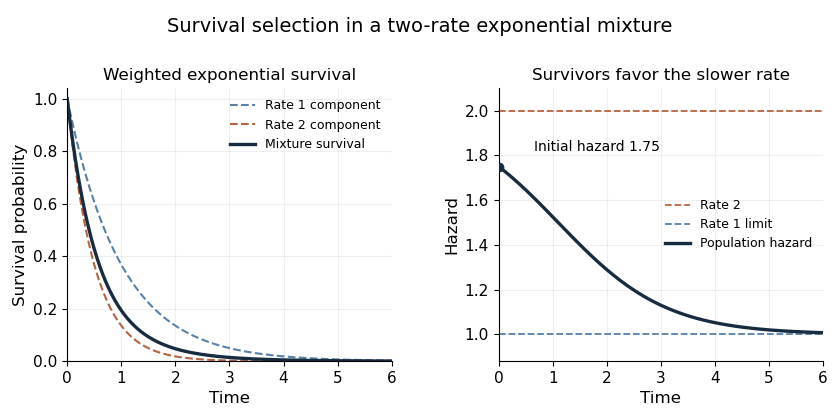

Generate this figure with Python:
"""Render the exponential-mixture example to a PNG basename in cwd.

Tested with Python 3.14.4, NumPy 2.3.5 and Matplotlib 3.10.7.
The caller owns MPLCONFIGDIR; this script does not change it.
"""
import numpy as np
import matplotlib

matplotlib.use("Agg")
import matplotlib.pyplot as plt

t = np.linspace(0.0, 6.0, 601)
slow = np.exp(-t)
fast = np.exp(-2.0 * t)
survival = 0.25 * slow + 0.75 * fast
hazard = (slow + 6.0 * fast) / (slow + 3.0 * fast)

with plt.rc_context({"font.size": 11, "axes.labelsize": 12, "axes.titlesize": 12}):
    fig, axes = plt.subplots(1, 2, figsize=(8.4, 4.2), dpi=100, facecolor="white")
    fig.suptitle("Survival selection in a two-rate exponential mixture", fontsize=14, y=0.96)
    ax = axes[0]
    ax.plot(t, slow, "--", color="#5980a6", label="Rate 1 component")
    ax.plot(t, fast, "--", color="#b56544", label="Rate 2 component")
    ax.plot(t, survival, color="#172c40", linewidth=2.4, label="Mixture survival")
    ax.set(title="Weighted exponential survival", xlabel="Time", ylabel="Survival probability", xlim=(0, 6), ylim=(0, 1.04))
    ax.legend(frameon=False, fontsize=9)
    ax = axes[1]
    ax.axhline(2.0, linestyle="--", color="#b56544", linewidth=1.3, label="Rate 2")
    ax.axhline(1.0, linestyle="--", color="#5980a6", linewidth=1.3, label="Rate 1 limit")
    ax.plot(t, hazard, color="#172c40", linewidth=2.4, label="Population hazard")
    ax.scatter([0], [1.75], color="#172c40", zorder=3)
    ax.annotate("Initial hazard 1.75", xy=(0, 1.75), xytext=(0.65, 1.82), fontsize=10)
    ax.set(title="Survivors favor the slower rate", xlabel="Time", ylabel="Hazard", xlim=(0, 6), ylim=(0.88, 2.10))
    ax.legend(frameon=False, fontsize=9, loc="center right")
    for ax in axes:
        ax.set_facecolor("white")
        ax.grid(alpha=0.20)
        ax.spines[["top", "right"]].set_visible(False)
    fig.subplots_adjust(left=0.08, right=0.98, bottom=0.14, top=0.79, wspace=0.33)
    fig.savefig("paper-41-mixture-hazard.png", dpi=100, facecolor="white", transparent=False)
    plt.close(fig)
